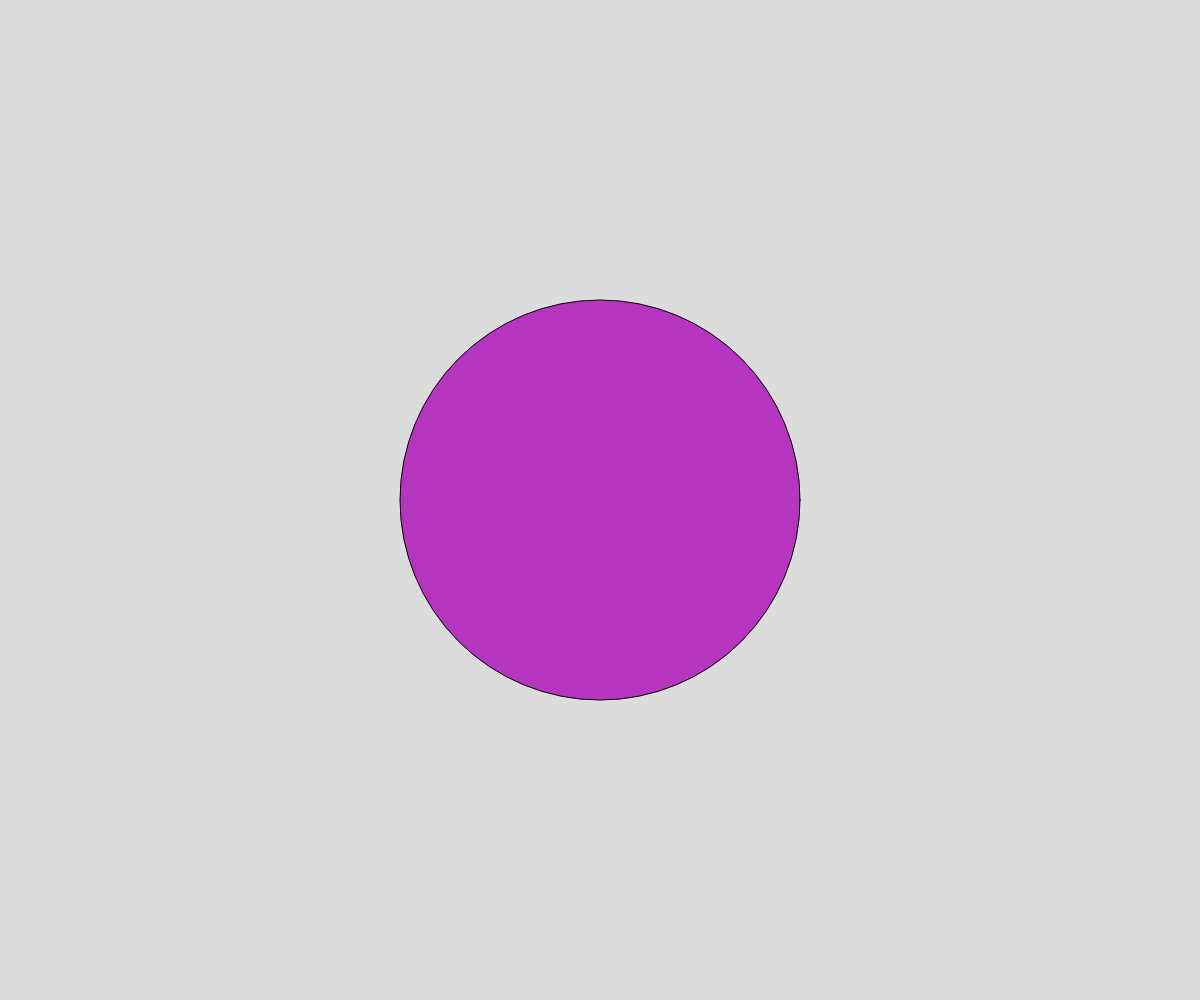
Frame 1 (no input)
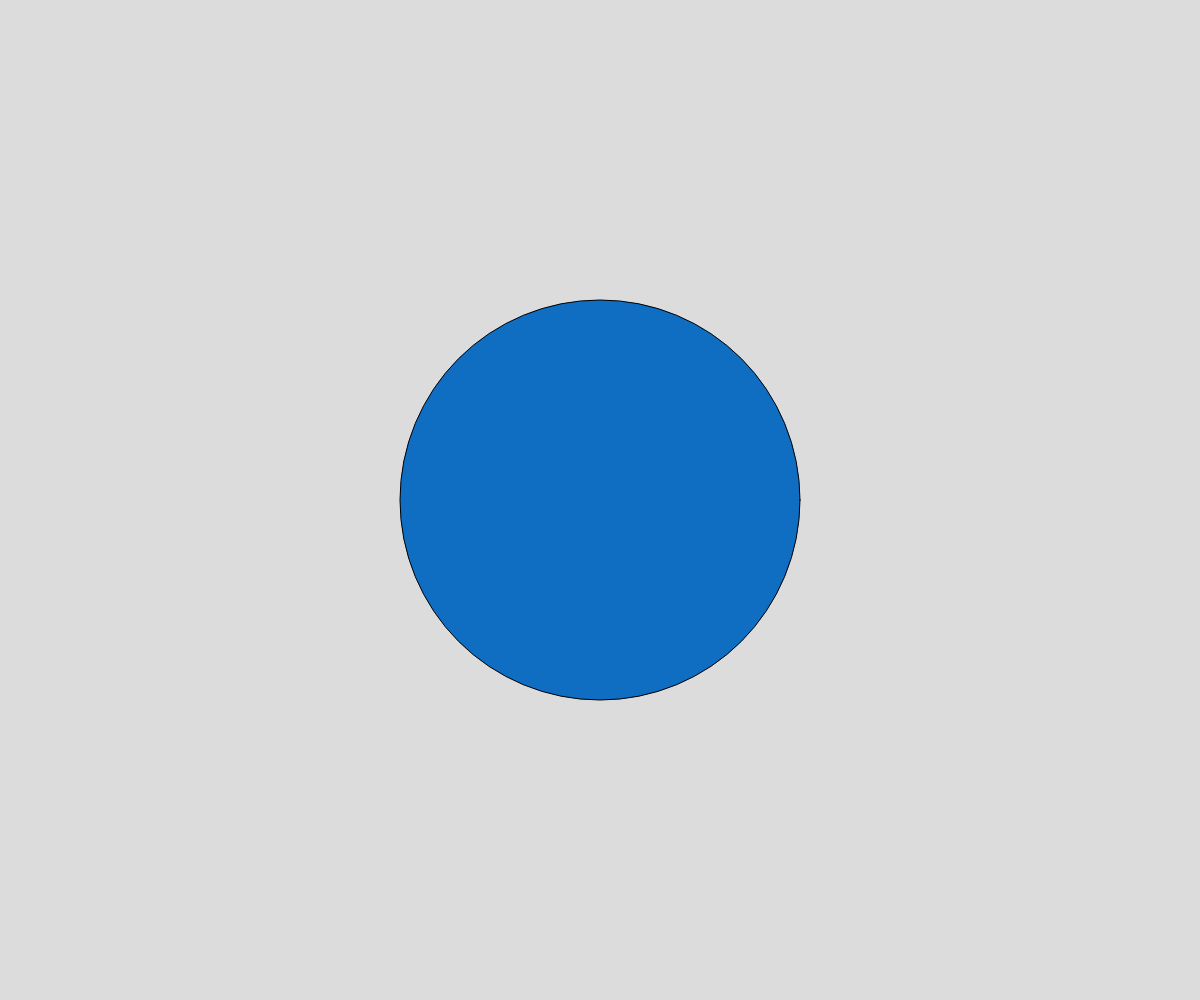
Frame 60 (no input)
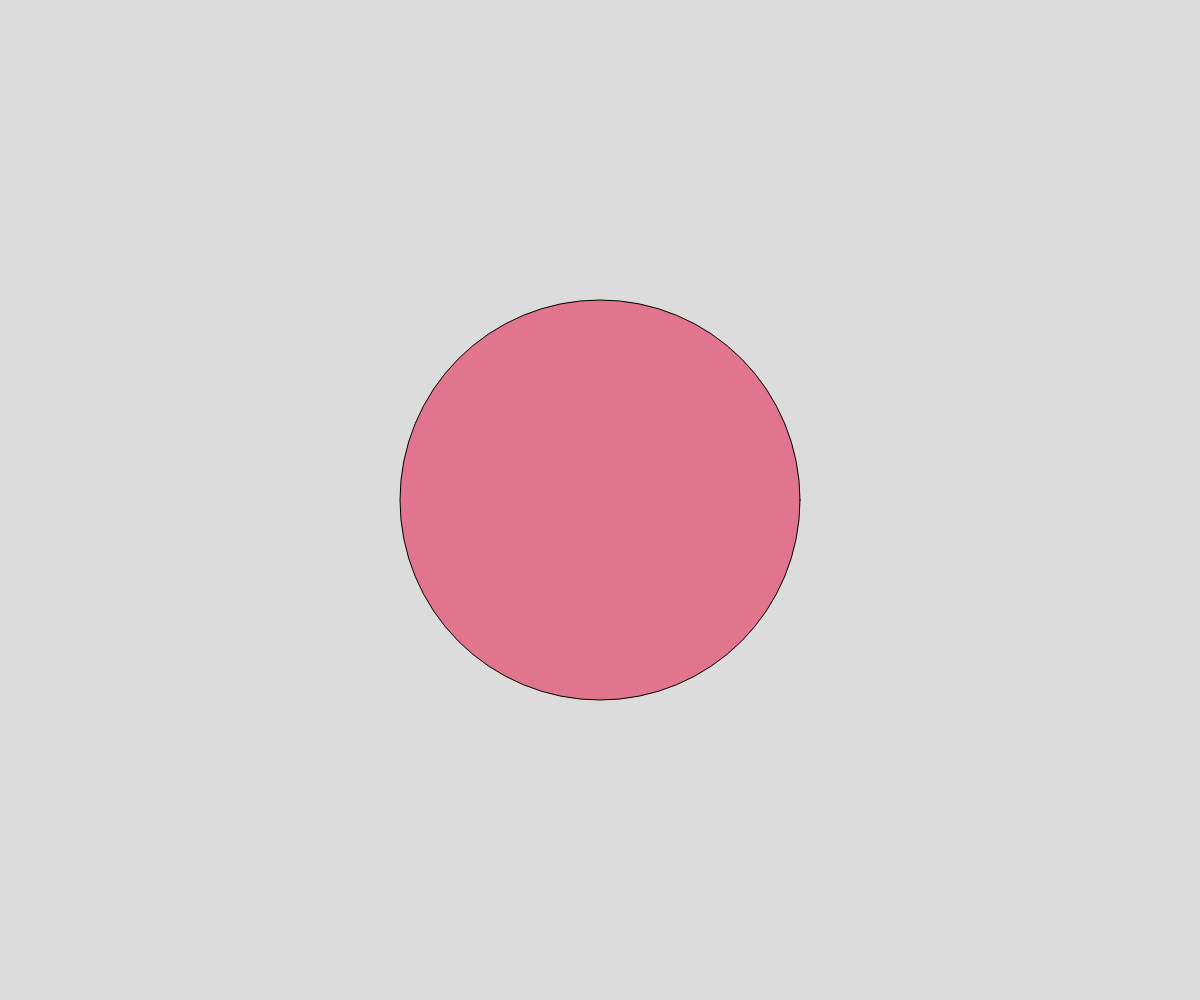
Frame 120 (the mouse pressed at the canvas centre since frame 60)

The p5.js sketch that drew these frames (run headless with seeded random() and noise() and a simulated clock; from frame 60 on, the mouse is pressed at the canvas centre):

// p5.js sketch
// ── sketch.js
// Window.setInterval demo
// change the color of a circle every half second

let theColor;

async function setup() {
  createCanvas(windowWidth, windowHeight);
  changeColor();

  //call the changeColor function once every half second
  window.setInterval(changeColor, 500);
}

function draw() {
  background(220);

  fill(theColor);
  circle(width/2, height/2, 400);
}

function changeColor() {
  theColor = color(random(255), random(255), random(255));
}
